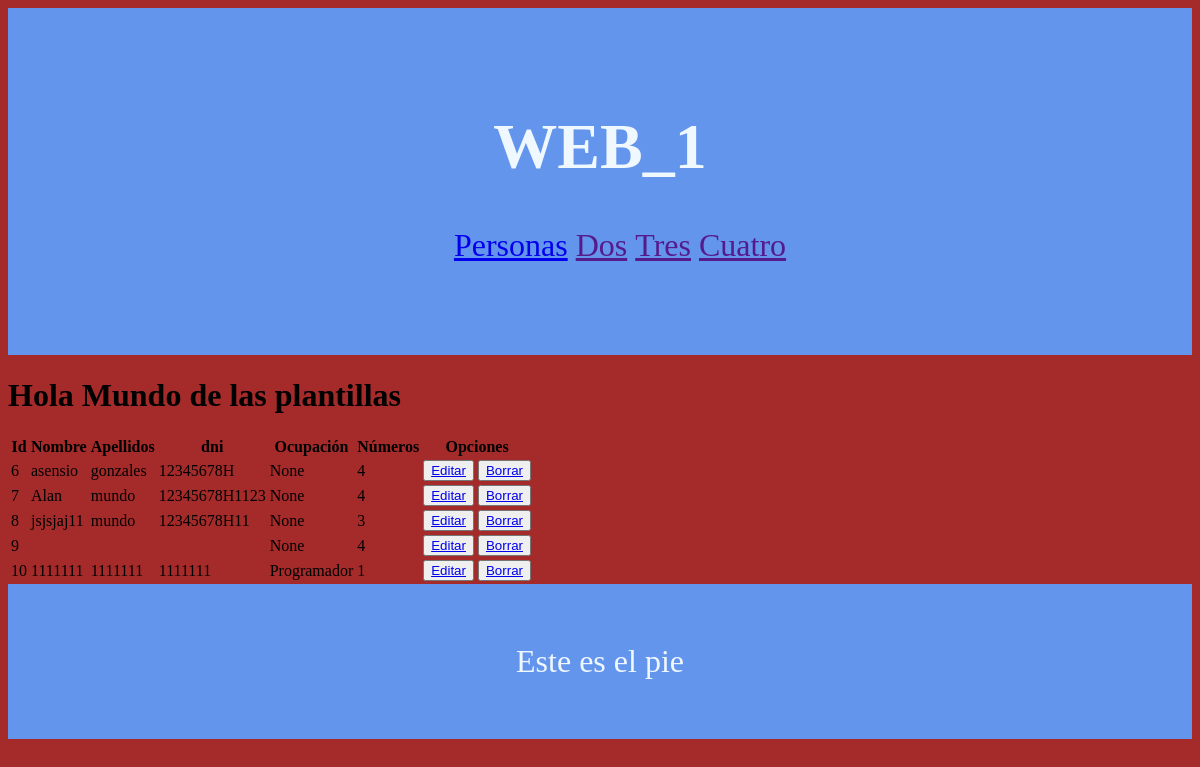
The page / on the database its author committed.
### tables this page shows
CREATE TABLE persona(
            id integer primary key autoincrement,
            nombre text,
            apellidos text,
            dni text, id_ocupacion INTEGER, id_numero INTEGER);

CREATE TABLE T_ocupacion (
	id INTEGER NOT NULL PRIMARY KEY AUTOINCREMENT,
	descripcion TEXT(120) NOT NULL
);

### app.py (the view)
@route('/')
@jinja2_view('home.html') #Aqui le decimos como se llama el archivo
def hola():
    cnx = sqlite3.connect(BASE_DATOS)
    consulta = "select p.id ,p.nombre,p.apellidos,p.dni,to2.descripcion,p.id_numero from persona p left join T_ocupacion to2 on to2.id = p.id_ocupacion"
    cursor = cnx.execute(consulta)
    filas = cursor.fetchall() #Trae todas las filas para procesarlos
    cnx.close()
    return {"datos": filas}

### templates/base.html (shortened to what this page needs)
<!DOCTYPE html>
<html lang="en">
<head>
    <link rel="stylesheet" href="/static/estilos.css">
</head>
<body>
    {%include 'inc_header.html'%}
    {%block content%}{%endblock%}
    {%include 'inc_footer.html'%}
</body>
</html>

### templates/home.html
{%extends 'base.html'%} {%block title%}Home{%endblock%} {%block content%}
<h1>Hola Mundo de las plantillas</h1>
<table>
  <tr>
    <th>Id</th>
    <th>Nombre</th>
    <th>Apellidos</th>
    <th>dni</th>
    <th>Ocupación</th>
    <th>Números</th>
    <th>Opciones</th>
  </tr>
  {% for fila in datos %}
  <tr>
    <td>{{fila[0]}}</td>
    <td>{{fila[1]}}</td>
    <td>{{fila[2]}}</td>
    <td>{{fila[3]}}</td>
    <td>{{fila[4]}}</td>
    <td>{{fila[5]}}</td>
    <td>
      <button><a href="/editar/{{fila[0]}}">Editar</a></button>
      <button><a href="/borrar/{{fila[0]}}">Borrar</a></button>
    </td>
  </tr>
  {%endfor%}
</table>
{%endblock%}

### templates/inc_header.html
<header><h1>WEB_1</h1>
<nav>
    <ul>
        <li><a href="/editar">Personas</a></li>
        <li><a href="">Dos</a></li>
        <li><a href="">Tres</a></li>
        <li><a href="">Cuatro</a></li>
    </ul>
</nav>
</header>

### templates/inc_footer.html
<footer>Este es el pie</footer>

### rows shown on the page
persona: id "6", nombre "asensio", apellidos "gonzales", dni "12345678H", fila "None", id_numero "4"
persona: id "7", nombre "Alan", apellidos "mundo", dni "12345678H1123", fila "None", id_numero "4"
persona: id "8", nombre "jsjsjaj11", apellidos "mundo", dni "12345678H11", fila "None", id_numero "3"
persona: id "9", fila "None", id_numero "4"
persona: id "10", nombre "1111111", apellidos "1111111", dni "1111111", descripcion "Programador", id_numero "1"
